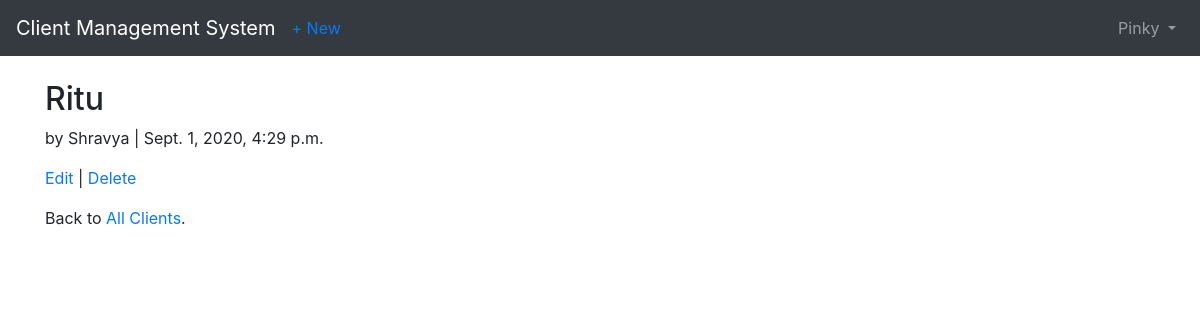
/clients/1/ (signed in), run on the app's committed database.
### users/models.py (models this page shows)
class CustomUser(AbstractUser):
    department = models.CharField(max_length=50, default=' ', null=True, blank=True)
    employee_cell_phone = models.CharField (max_length=50, default=' ', null=True, blank=True)

### clients/models.py (models this page shows, shortened)
class Client(models.Model):
    name = models.CharField(max_length=50,blank=False, null=False, default=' ')
    address = models.CharField(max_length=50, blank=True, null=True,default=' ')
    city = models.CharField(max_length=50, default=' ')
    state = models.CharField(max_length=50, default='NE')
    zipcode = models.CharField(max_length=10, default='00000')
    email = models.EmailField(max_length=100, default=' ')
    cell_phone = models.CharField(max_length=50,default='(402)000-0000')
    acct_number = models.CharField(max_length=50,blank=True, null=True, default='00000')
    notes = models.TextField()
    date = models.DateTimeField(auto_now_add=True)
    author = models.ForeignKey(
        get_user_model(),
        on_delete=models.CASCADE,
    )

### clients/views.py (the view)
# urls.py: path('<int:pk>/', ClientDetailView.as_view(), name='client_detail'),
class ClientDetailView(LoginRequiredMixin, DetailView):
    model = Client
    template_name = 'client_detail.html'
    login_url = 'login'

### templates/client_detail.html (shortened to what this page needs)
{% extends 'base.html' %}
{% block content %}
<div class="client-entry">
  <h2>{{ object.name }}</h2>
    <p>by {{ object.author }} | {{ object.date }}</p>
  </div>
  <p><a href="{% url 'client_edit' client.pk %}">Edit</a> | <a href="{% url 'client_delete' client.pk %}">Delete</a></p>
  <p>Back to <a href="{% url 'client_list' %}">All Clients</a>.</p>
{% endblock content %}

### templates/base.html (shortened to what this page needs)
<!doctype html>
<html lang="en">
  <head>
    {% load staticfiles %}
    <link rel="stylesheet" href="https://stackpath.bootstrapcdn.com/bootstrap/4.1.3/css/bootstrap.min.css">
    <link rel="stylesheet" href="{% static 'css/styles.css' %}" >
  </head>
  <body>
    <nav class="navbar navbar-expand-md navbar-dark bg-dark mb-4">
      <a class="navbar-brand" href="{% url 'home' %}">Client Management System</a>
      {% if user.is_authenticated %}
        <ul class="navbar-nav mr-auto">
          <li class="nav-item"><a href="{% url 'client_new' %}">+ New</a></li>
        </ul>
      {% endif %}
      <div class="collapse navbar-collapse" id="navbarCollapse">
        {% if user.is_authenticated %}
          <ul class="navbar-nav ml-auto">
            <li class="nav-item">
              <a class="nav-link dropdown-toggle" href="#" id="userMenu"\
              data-toggle="dropdown" aria-haspopup="true" aria-expanded\
              ="false">
                {{ user.username }}
              </a>
            </li>
          </ul>
        {% endif %}
      </div>
    </nav>
    <div class="container">
      {% block content %}
      {% endblock content %}
    </div>
  </body>

### data on the page
CustomUser: username "Pinky"
Client: name "Ritu", author "Shravya", date "Sept. 1, 2020, 4:29 p.m."
